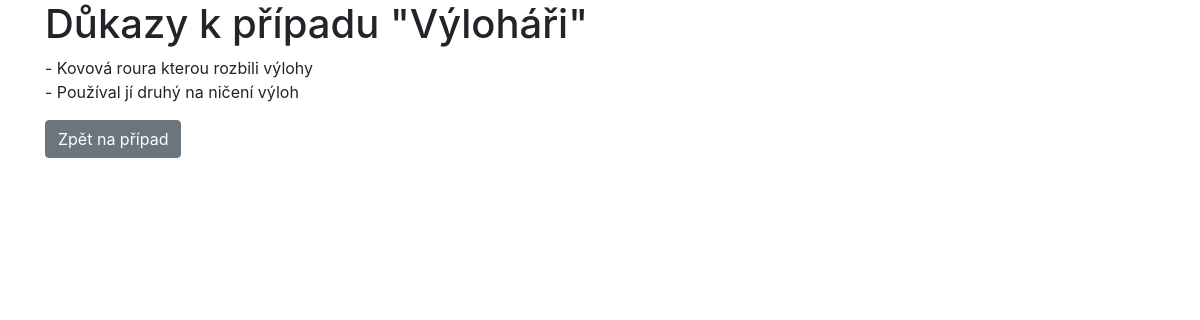
Page /case/9/evidence/ on the committed database.
### SKJproject/models.py (models this page shows, shortened)
class Case(models.Model):
    name = models.CharField(max_length=30)
    case_type = models.CharField(max_length=30)
    detective = models.CharField(max_length=30)
    judge = models.CharField(max_length=30)
    start_date = models.DateField()
    end_date = models.DateField()
    description = models.CharField(max_length=500)
    criminal_history_id = models.ForeignKey('CriminalHistory', blank=True, null=True, on_delete=models.SET_NULL)

class Evidence(models.Model):
    e_type = models.CharField(max_length=30)
    description = models.CharField(max_length=500)
    case_id = models.ForeignKey('Case', null=True, on_delete=models.SET_NULL)

### SKJproject/views.py (the view)
# urls.py: path('case/<int:case_id>/evidence/', views.showEvidence, name='show_evidence'),
def showEvidence(request, case_id):
    case = get_object_or_404(Case, pk=case_id)
    evidences = Evidence.objects.filter(case_id=case_id)
    return render(request, 'SKJproject/show_evidence.html', {'case': case, 'evidences': evidences})

### templates/SKJproject/show_evidence.html (shortened to what this page needs)
<!DOCTYPE html>
<html lang="en">
<head>
    <link rel="stylesheet" href="https://stackpath.bootstrapcdn.com/bootstrap/4.5.2/css/bootstrap.min.css">
</head>
<body>
<div class="container">
    <h1>Důkazy k případu "{{ case.name }}"</h1>
    <ul class="list-unstyled">
        {% for evidence in evidences %}
            <li>{{ evidence.name }} - {{ evidence.description }}</li>
        {% endfor %}
    </ul>
    <a href="{% url 'show_case' case.id %}" class="btn btn-secondary">Zpět na případ</a>
</div>
</body>
</html>

### rows in the picture
Case: name "Výloháři"
Evidence: description "Kovová roura kterou rozbili výlohy"
Evidence: description "Používal jí druhý na ničení výloh"
